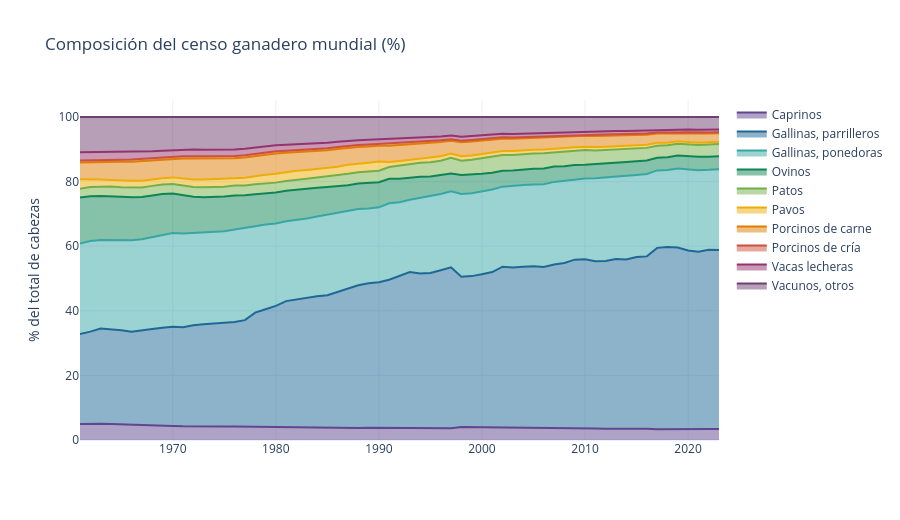

Write notebook code for a chart like this one.
### Markdown cell above
En 2023 los animales están en 474 y las emisiones en 160. De 7.000 a 33.200 millones de cabezas, pero las emisiones solo x1,6
El número de animales desde 1961 hasta el año 2023 se ha multiplicado por 4,74. Sin embargo, las emisiones se han multiplicado solo por 1,6

### Code cell
comp = datos.pivot_table(index='anio', columns='producto', values='cabezas', aggfunc='sum')
comp_pct = comp.div(comp.sum(axis=1), axis=0) * 100

fig = px.area(comp_pct, title='Composición del censo ganadero mundial (%)',
              template='plotly_white',
              color_discrete_sequence=px.colors.qualitative.Prism)
fig.update_layout(yaxis_title='% del total de cabezas', xaxis_title='',
                  legend_title='', height=520)
fig.update_traces(hovertemplate='%{y:.1f}%<extra>%{fullData.name}</extra>')
fig.show()


fig.write_html('bloque3_composicion.html', include_plotlyjs='cdn') #guardar en HTML
